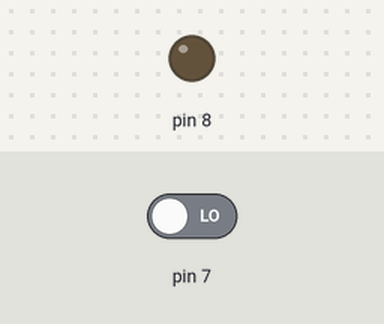
This sketch was run on a simulated Arduino Uno, built with avr-gcc and run on an emulated ATmega328P. Shown: output pins drawn as LEDs (lit = HIGH). The inputs (shaded band) are chosen by the test bench; at power-on: pin 7 LOW.

Above: at 1.2 s.
1.3 s: pin 7 driven HIGH
At 2.5 s:
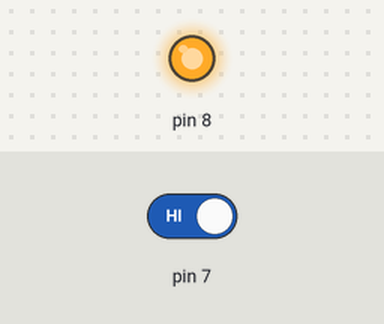
2.8 s: pin 7 driven LOW
At 3.9 s:
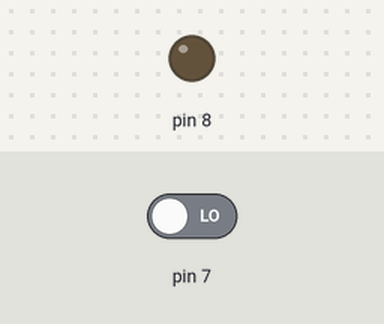
Timing chart, 0 to 5.8 s (numbered marks = the images above; inputs shaded):
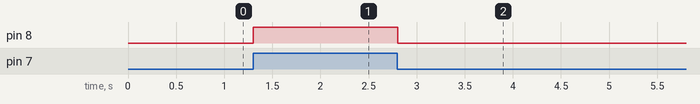

Measured:
- after the input at 1.3 s, pin 8: LOW → HIGH at once
- after the input at 2.8 s, pin 8: HIGH → LOW at once

The sketch:

codigo.ino
```cpp
void setup()
{
  pinMode(8, OUTPUT);
  pinMode(7, INPUT);
}

void loop()
{
  int botao = digitalRead(7);
  digitalWrite(8, botao);
  delay(10);
}
```
